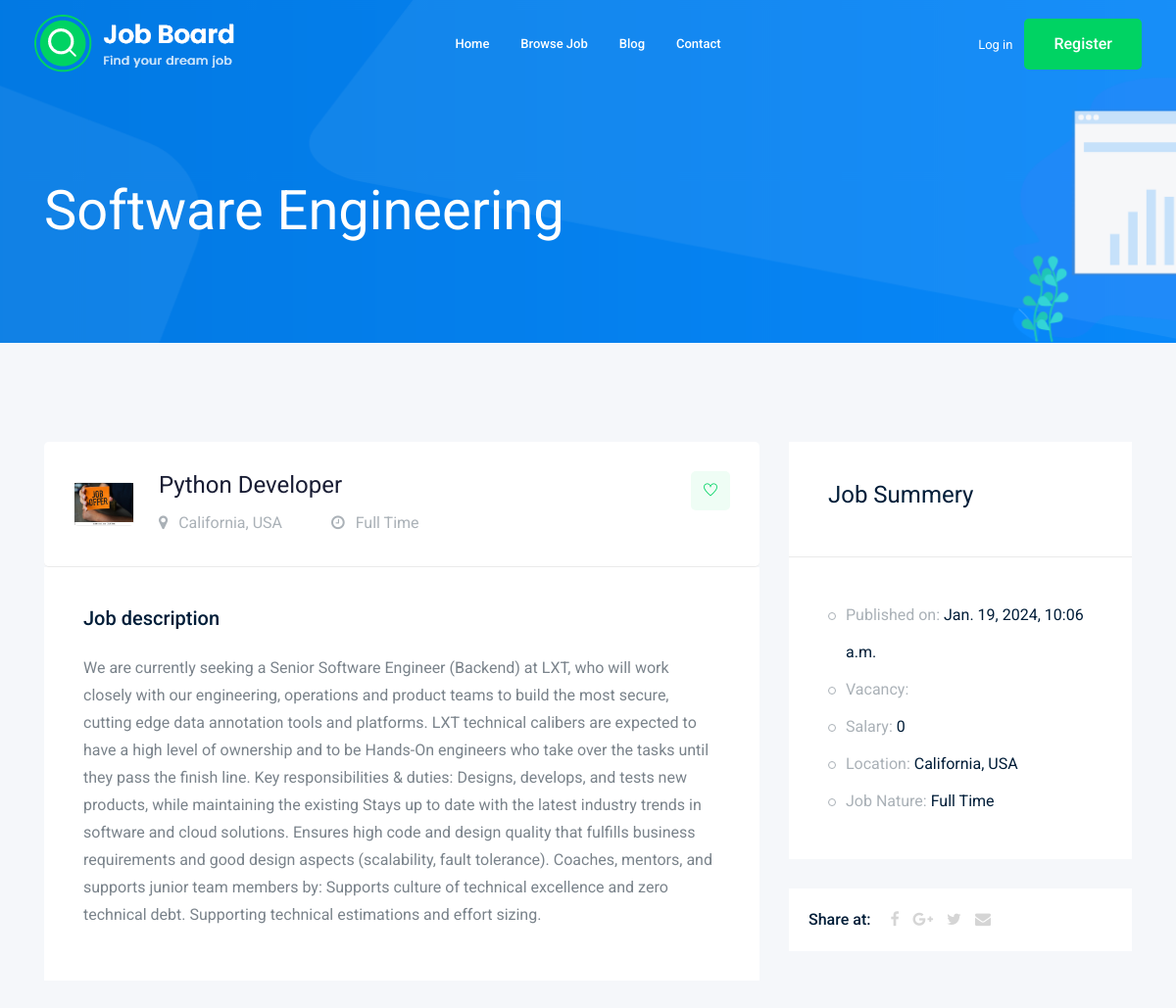
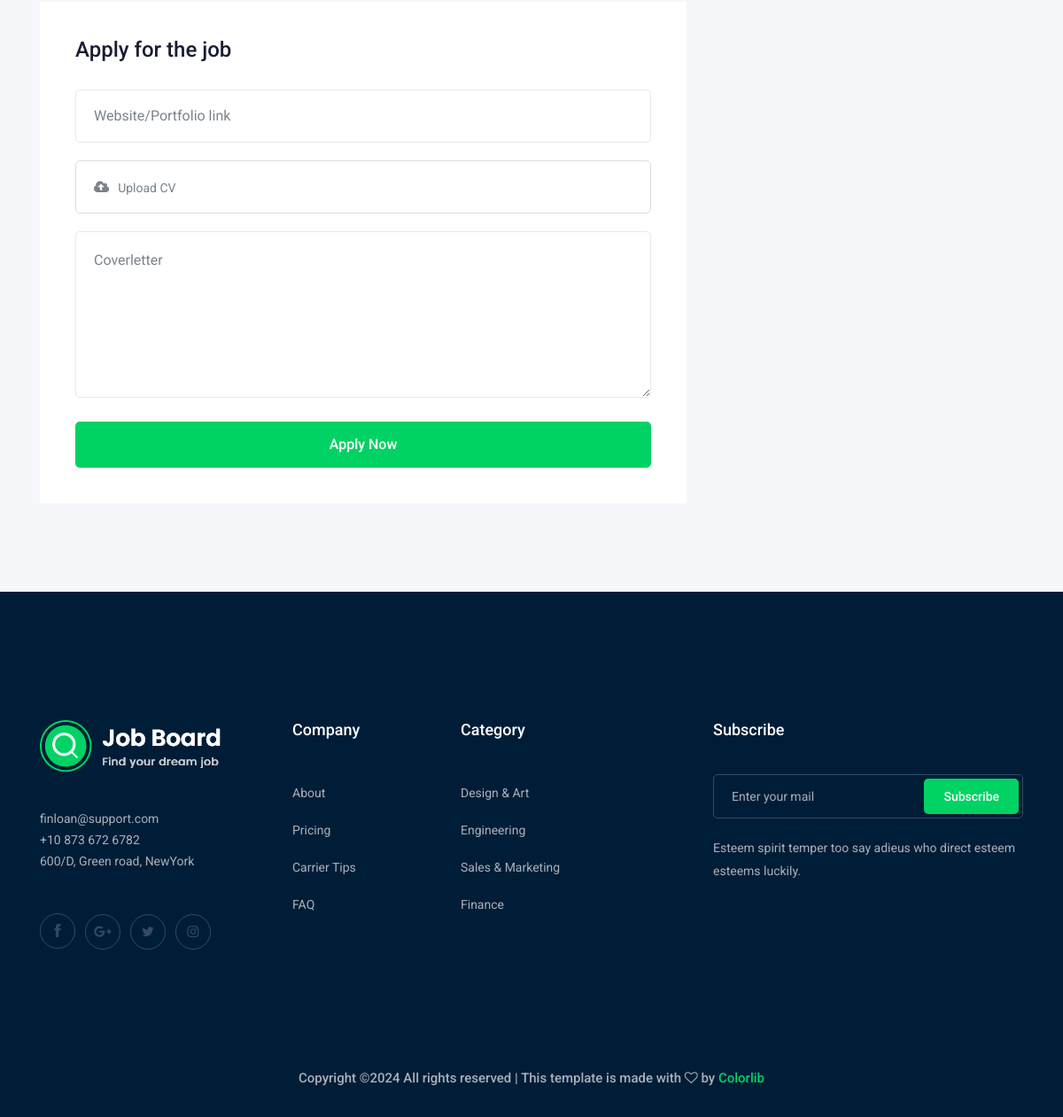
/jobs/python-developernone, run on the app's committed database (2 pictures, top to bottom).
### job/models.py (models this page shows, shortened)
class Job(models.Model):
	employer = models.ForeignKey(User,  on_delete=models.CASCADE)
	title = models.CharField(max_length=50)
	job_type = models.CharField(max_length=50,choices = jobType)
	Description = models.TextField(max_length = 1000)
	publishedAt = models.DateTimeField(auto_now=True)
	Vacancy = models.IntegerField(default=1)
	salary = models.IntegerField(default=0)
	exp = models.IntegerField(default=1)
	cat = models.ForeignKey(Category,verbose_name = "Category Name", on_delete=models.CASCADE)
	image = models.ImageField(upload_to="media/jobs/", default='media/default/job-offer-on-orange-note-260nw-752376046.jpg')
	slug = models.SlugField(blank=True,null=True)

class Category(models.Model):
    name = models.CharField(max_length=50)
    def __str__(self):
	    return self.name

### job/views.py (the view, shortened to what this page needs)
# urls.py: path('<str:slug>', views.jobDetail,name="jobDetail"),
def jobDetail(request,slug):
        job = Job.objects.get(slug = slug)
        return render(request, 'job/jobDetail.html', {'job':job})

### job/templates/job/jobDetail.html (shortened to what this page needs)
{% extends 'base.html' %}
{% block headerElse %}
    <div class="bradcam_area bradcam_bg_1">
        <div class="container">
            <div class="row">
                <div class="col-xl-12">
                    <div class="bradcam_text">
                        <h3>
                            {{job.cat}}
                        </h3>
                    </div>
                </div>
            </div>
        </div>
    </div>
{% endblock headerElse %}
{% block body %}
    <div class="job_details_area">
        <div class="container">
            <div class="row">
                <div class="col-lg-8">
                    <div class="job_details_header">
                        <div class="single_jobs white-bg d-flex justify-content-between">
                            <div class="jobs_left d-flex align-items-center">
                                <div class="thumb">
                                    <img src="{{job.image.url}}" alt="">
                                </div>
                                <div class="jobs_conetent">
                                    <a href="#"><h4>{{job.title}}</h4></a>
                                    <div class="links_locat d-flex align-items-center">
                                        <div class="location">
                                            <p> <i class="fa fa-map-marker"></i> California, USA</p>
                                        </div>
                                        <div class="location">
                                            <p> <i class="fa fa-clock-o"></i> {{job.job_type}}</p>
                                        </div>
                                    </div>
                                </div>
                            </div>
                            <div class="jobs_right">
                                <div class="apply_now">
                                    <a class="heart_mark" href="#"> <i class="ti-heart"></i> </a>
                                </div>
                            </div>
                        </div>
                    </div>
                    <div class="descript_wrap white-bg">
                        <div class="single_wrap">
                            <h4>Job description</h4>
                            <p>{{job.Description}}</p>
                        </div>
                    </div>
                    <div class="apply_job_form white-bg">
                        <h4>Apply for the job</h4>
                        <form method="POST" enctype="multipart/form-data">
                            <div class="row">
                                <div class="col-md-12">
                                    <div class="input_field">
                                        <input name="protifolio" type="text" placeholder="Website/Portfolio link">
                                    </div>
                                </div>
                                <div class="col-md-12">
                                    <div class="input-group">
                                        <div class="input-group-prepend">
                                          <button type="button" id="inputGroupFileAddon03"><i class="fa fa-cloud-upload" aria-hidden="true"></i>
                                          </button>
                                        </div>
                                        <div class="custom-file">
                                          <label class="custom-file-label" for="inputGroupFile03">Upload CV</label>
                                        </div>
                                      </div>
                                </div>
                                <div class="col-md-12">
                                    <div class="input_field">
                                        <textarea name="coverLetter" id="" cols="30" rows="10" placeholder="Coverletter"></textarea>
                                    </div>
                                </div>
                                <div class="col-md-12">
                                    <div class="submit_btn">
                                        <button class="boxed-btn3 w-100" type="submit">Apply Now</button>
                                    </div>
                                </div>
                            </div>
                        </form>
                    </div>
                </div>
                <div class="col-lg-4">
                    <div class="job_sumary">
                        <div class="summery_header">
                            <h3>Job Summery</h3>
                        </div>
                        <div class="job_content">
                            <ul>
                                <li>Published on: <span>{{job.publishedAt}}</span></li>
                                <li>Vacancy: </li>
                                <li>Salary: <span>{{job.salary}}</span></li>
                                <li>Location: <span>California, USA</span></li>
                                <li>Job Nature: <span> {{job.job_type}}</span></li>
                            </ul>
                        </div>
                    </div>
                    <div class="share_wrap d-flex">
                        <span>Share at:</span>
                        <ul>
                            <li><a href="#"> <i class="fa fa-facebook"></i></a> </li>
                            <li><a href="#"> <i class="fa fa-google-plus"></i></a> </li>
                            <li><a href="#"> <i class="fa fa-twitter"></i></a> </li>
                            <li><a href="#"> <i class="fa fa-envelope"></i></a> </li>
                        </ul>
                    </div>
                    <div class="job_location_wrap">
                        <div class="job_lok_inner">
                            <div id="map" style="height: 200px;"></div>
                          </div>
                    </div>
                </div>
            </div>
        </div>
    </div>
{% endblock body %}

### data on the page
Job: cat "Software Engineering", image (picture), title "Python Developer", job_type "Full Time", Description "We are currently seeking a Senior Software Engineer (Backend) at LXT, who will work closely with our engineering, operations and product teams to build the most secure, cutting edge data annotation tools and platforms. LXT technical calibers are expected to have a high level of ownership and to be Hands-On engineers who take over the tasks until they pass the finish line. Key responsibilities & duties: Designs, develops, and tests new products, while maintaining the existing Stays up to date with the latest industry trends in software and cloud solutions. Ensures high code and design quality that fulfills business requirements and good design aspects (scalability, fault tolerance). Coaches,…", publishedAt "Jan. 19, 2024, 10:06 a.m.", salary "0"
